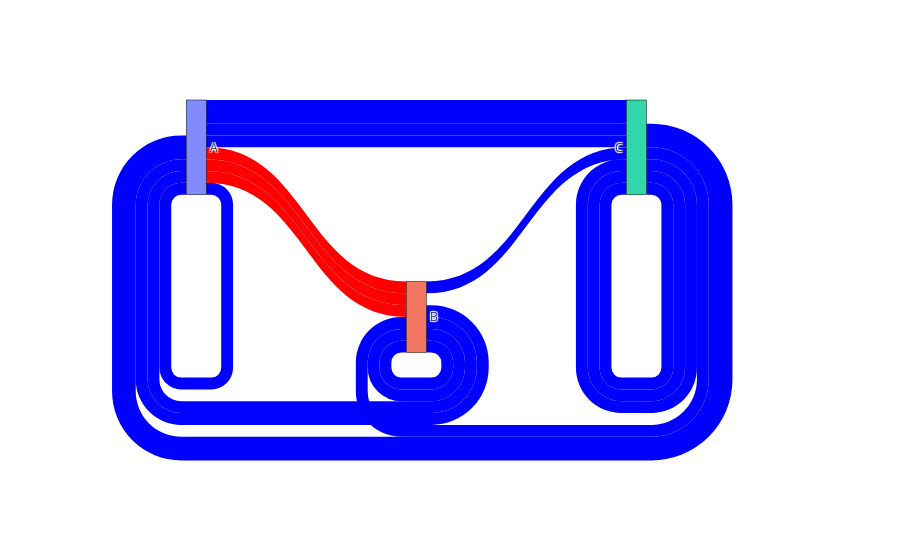

Notebook code cell kept with this figure:
### Code cell
import itertools
import random

# Create all possible combinations of therapies
combinations = list(itertools.product(['A', 'B', 'C', 'D', 'E'], repeat=3))

# Assign probabilities to each combination
probabilities = [random.randint(1, 10) for i in range(len(combinations))]
probabilities = [x / sum(probabilities) for x in probabilities]

# Create dataset with 50 patients
data = pd.DataFrame({
    'PatientID': range(50),
    'Therapy1': [random.choices(combinations, probabilities)[0][0] for i in range(50)],
    'Therapy2': [random.choices(combinations, probabilities)[0][1] for i in range(50)],
    'Therapy3': [random.choices(combinations, probabilities)[0][2] for i in range(50)]
})

# Create sequence column
data['Sequence'] = data['Therapy1'] + '-' + data['Therapy2'] + '-' + data['Therapy3']

# Group patients by sequence and count the number of patients
grouped_data = data.groupby('Sequence').agg({'PatientID': 'count'}).reset_index()

# Split sequence into source and target columns
grouped_data[['source', 'target', 'temp']] = grouped_data['Sequence'].str.split('-', expand=True)

# Drop temp column
grouped_data.drop('temp', axis=1, inplace=True)


# Create Sankey diagram trace
sankey_trace = go.Sankey(
    node = dict(
        pad = 15,
        thickness = 20,
        line = dict(color = "black", width = 0.5),
        label = ['A', 'B', 'C'],
    ),
    link = dict(
        source = grouped_data['source'].replace(['A', 'B', 'C'], [0, 1, 2]),
        target = grouped_data['target'].replace(['A', 'B', 'C'], [0, 1, 2]),
        value = grouped_data['PatientID'],
        color = np.where((grouped_data['source'] == 'A') & (grouped_data['target'] == 'B'), 'red', 'blue')
    )
)


# Plot Sankey diagram
fig = go.Figure(data=[sankey_trace])
fig.show()

### Figure 1 — Plotly figure (JSON) as saved in the notebook; plotly's stock layout.template omitted (floating-point values rounded to 4 significant figures)
{"data": [{"link": {"color": ["blue", "red", "red", "red", "blue", "blue", "blue", "blue", "blue", "blue", "blue", "blue", "blue", "blue", "blue", "blue", "blue", "blue", "blue", "blue", "blue", "blue", "blue", "blue", "blue", "blue", "blue", "blue", "blue", "blue", "blue", "blue", "blue", "blue", "blue", "blue", "blue", "blue", "blue", "blue", "blue", "blue"], "source": [0, 0, 0, 0, 0, 0, 0, 0, 0, 0, 1, 1, 1, 1, 1, 1, 1, 1, 1, 2, 2, 2, 2, 2, 2, 2, "D", "D", "D", "D", "D", "D", "D", "D", "E", "E", "E", "E", "E", "E", "E", "E"], "target": [0, 1, 1, 1, 2, 2, 2, "D", "D", "D", 0, 0, 1, 1, 2, "D", "D", "D", "E", 0, 1, 2, 2, 2, "D", "E", 1, 1, 2, 2, 2, "D", "E", "E", 0, 1, 1, 1, 2, "D", "D", "E"], "value": [1, 1, 1, 1, 2, 1, 1, 1, 1, 1, 1, 1, 1, 1, 1, 2, 1, 1, 1, 2, 1, 1, 1, 1, 1, 1, 2, 1, 1, 2, 1, 1, 1, 3, 2, 1, 1, 1, 1, 1, 1, 1]}, "node": {"label": ["A", "B", "C"], "line": {"color": "black", "width": 0.5}, "pad": 15, "thickness": 20}, "type": "sankey"}], "layout": {}}
